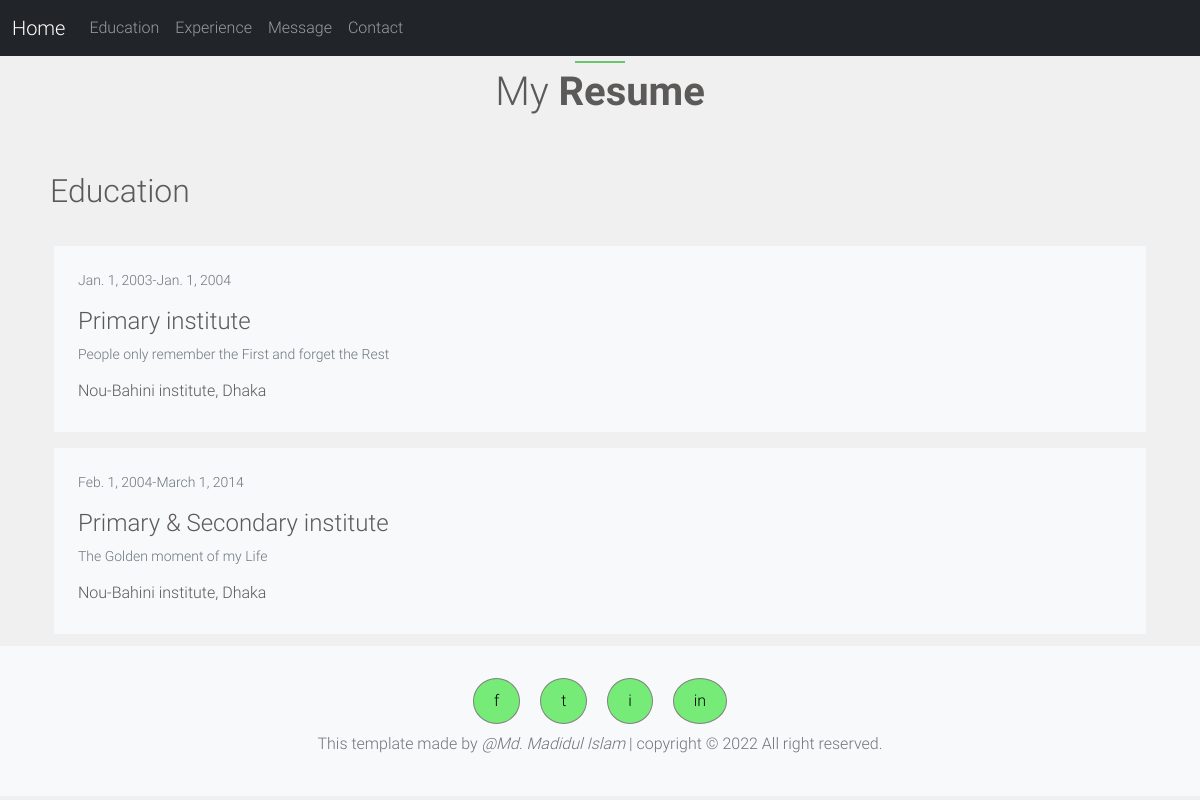
The app's page /education/ with its own data.
### crud/models.py (models this page shows, shortened)
class Education(models.Model):
    level = models.CharField(max_length=100)
    institute = models.CharField(max_length=100)
    bio = models.CharField(max_length=100)
    location = models.CharField(max_length=100)
    date_from = models.DateField(default=timezone.now)
    date_to = models.DateField(default=timezone.now)

### crud/views.py (the view)
# urls.py: path('education/', views.education, name='education'),
def education(request):
    return render(request, 'crud/education.html', context)

### crud/templates/crud/education.html
{% extends 'crud/base.html' %}
{% load static %}
{% block content %}
<h2 class="mt-4 mb-4 p-2">Education</h2>
{% for edu in educations %}
<div class="m-2 p-4 bg-light mysection">
    <p class="small text-muted">{{ edu.date_from }}-{{edu.date_to}}</p>
    <h4>{{ edu.level }}</h4>
    <p class="small text-muted">{{ edu.bio }}</p>
    <h6>{{ edu.institute }}, {{edu.location}}</h6>
</div>
{% endfor %}
{% endblock %}

### crud/static/crud/mystyle.css (style rules this page uses)
body { background-color: rgb(240,240,240); font-family: robotoLight; color:rgb(92, 89, 89); }
.mysection { background-color: white; border: 4px solid rgb(240,240,240); }

### records on screen
Education: date_from "Jan. 1, 2003", date_to "Jan. 1, 2004", level "Primary institute", bio "People only remember the First and forget the Rest", institute "Nou-Bahini institute", location "Dhaka"
Education: date_from "Feb. 1, 2004", date_to "March 1, 2014", level "Primary & Secondary institute", bio "The Golden moment of my Life", institute "Nou-Bahini institute", location "Dhaka"
